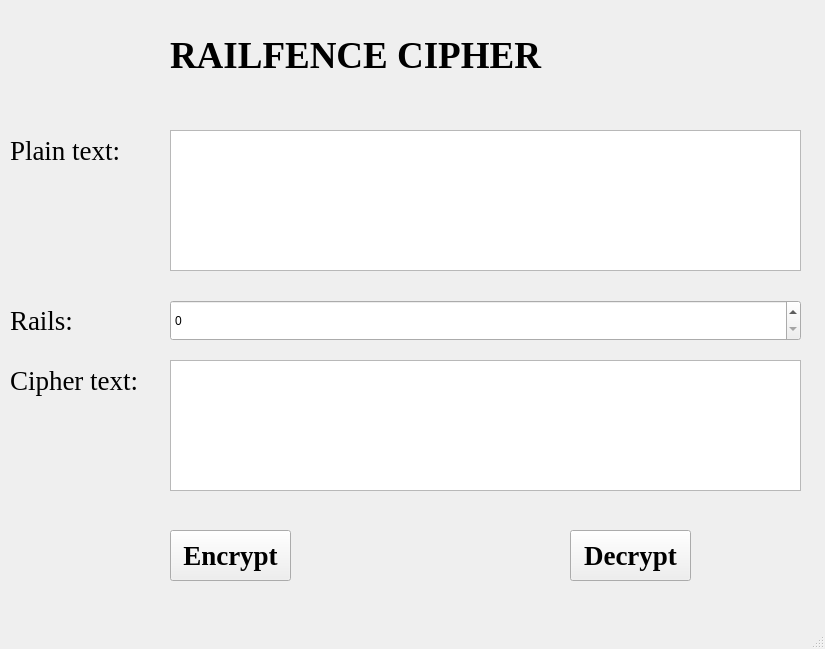
<?xml version="1.0" encoding="UTF-8"?>
<ui version="4.0">
 <class>MainWindow</class>
 <widget class="QMainWindow" name="MainWindow">
  <property name="geometry">
   <rect>
    <x>0</x>
    <y>0</y>
    <width>825</width>
    <height>649</height>
   </rect>
  </property>
  <property name="windowTitle">
   <string>MainWindow</string>
  </property>
  <widget class="QWidget" name="centralwidget">
   <widget class="QLabel" name="label">
    <property name="geometry">
     <rect>
      <x>170</x>
      <y>30</y>
      <width>491</width>
      <height>51</height>
     </rect>
    </property>
    <property name="font">
     <font>
      <family>Times New Roman</family>
      <pointsize>28</pointsize>
      <weight>75</weight>
      <bold>true</bold>
     </font>
    </property>
    <property name="text">
     <string>RAILFENCE CIPHER</string>
    </property>
   </widget>
   <widget class="QLabel" name="label_2">
    <property name="geometry">
     <rect>
      <x>10</x>
      <y>130</y>
      <width>161</width>
      <height>41</height>
     </rect>
    </property>
    <property name="font">
     <font>
      <family>Times New Roman</family>
      <pointsize>20</pointsize>
     </font>
    </property>
    <property name="text">
     <string>Plain text:</string>
    </property>
   </widget>
   <widget class="QLabel" name="label_3">
    <property name="geometry">
     <rect>
      <x>10</x>
      <y>350</y>
      <width>181</width>
      <height>61</height>
     </rect>
    </property>
    <property name="font">
     <font>
      <family>Times New Roman</family>
      <pointsize>20</pointsize>
     </font>
    </property>
    <property name="text">
     <string>Cipher text:</string>
    </property>
   </widget>
   <widget class="QLabel" name="label_4">
    <property name="geometry">
     <rect>
      <x>10</x>
      <y>300</y>
      <width>151</width>
      <height>41</height>
     </rect>
    </property>
    <property name="font">
     <font>
      <family>Times New Roman</family>
      <pointsize>20</pointsize>
     </font>
    </property>
    <property name="text">
     <string>Rails:</string>
    </property>
   </widget>
   <widget class="QTextEdit" name="txt_plain_text">
    <property name="geometry">
     <rect>
      <x>170</x>
      <y>130</y>
      <width>631</width>
      <height>141</height>
     </rect>
    </property>
    <property name="font">
     <font>
      <pointsize>20</pointsize>
     </font>
    </property>
   </widget>
   <widget class="QTextEdit" name="txt_cipher">
    <property name="geometry">
     <rect>
      <x>170</x>
      <y>360</y>
      <width>631</width>
      <height>131</height>
     </rect>
    </property>
    <property name="font">
     <font>
      <pointsize>20</pointsize>
     </font>
    </property>
   </widget>
   <widget class="QPushButton" name="btn_encrypt">
    <property name="geometry">
     <rect>
      <x>170</x>
      <y>530</y>
      <width>121</width>
      <height>51</height>
     </rect>
    </property>
    <property name="font">
     <font>
      <family>Times New Roman</family>
      <pointsize>20</pointsize>
      <weight>75</weight>
      <bold>true</bold>
     </font>
    </property>
    <property name="text">
     <string>Encrypt</string>
    </property>
   </widget>
   <widget class="QPushButton" name="btn_decrypt">
    <property name="geometry">
     <rect>
      <x>570</x>
      <y>530</y>
      <width>121</width>
      <height>51</height>
     </rect>
    </property>
    <property name="font">
     <font>
      <family>Times New Roman</family>
      <pointsize>20</pointsize>
      <weight>75</weight>
      <bold>true</bold>
     </font>
    </property>
    <property name="text">
     <string>Decrypt</string>
    </property>
   </widget>
   <widget class="QSpinBox" name="spb_rails">
    <property name="geometry">
     <rect>
      <x>170</x>
      <y>300</y>
      <width>631</width>
      <height>41</height>
     </rect>
    </property>
   </widget>
  </widget>
  <widget class="QMenuBar" name="menubar">
   <property name="geometry">
    <rect>
     <x>0</x>
     <y>0</y>
     <width>825</width>
     <height>26</height>
    </rect>
   </property>
  </widget>
  <widget class="QStatusBar" name="statusbar"/>
 </widget>
 <resources/>
 <connections/>
</ui>
